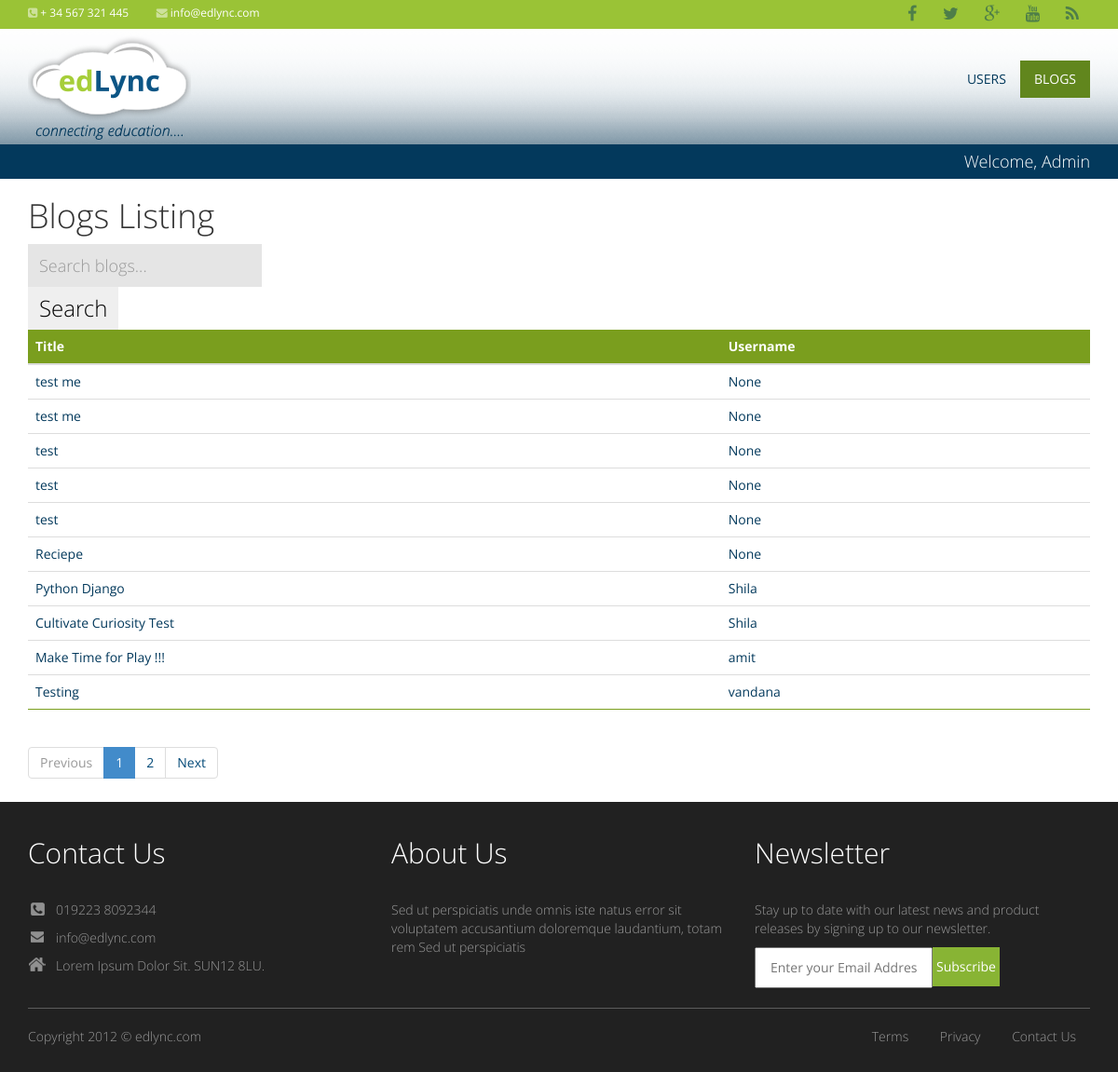
Page /blog-list on the committed database.
### productapp/models.py (models this page shows)
class Blogs(models.Model):
    user = models.ForeignKey(User, on_delete=models.SET_NULL, null= True, blank=True)
    title = models.CharField(max_length=255)
    content = models.TextField()
    publication_date = models.CharField(max_length=255)
    image  = models.ImageField(upload_to='static/blogs')

### adminPanel/views.py (the view)
# urls.py: path('blog-list', blog_list, name='blog_list'),
def blog_list(request):
    sort_by = request.GET.get('sort_by', 'title')  # Default sorting by username
    blogs = Blogs.objects.all()
    query = request.GET.get('q', '')
    if query:
        blogs = blogs.filter(title__icontains=query)
    paginator = Paginator(blogs, 10)
    page_number = request.GET.get('page')
    page_obj = paginator.get_page(page_number)
    return render(request, 'adminPanel/blog-list.html', {'page_obj': page_obj, 'sort_by': sort_by})

### template/adminPanel/blog-list.html (shortened to what this page needs)
{% extends 'base-admin.html' %}
{% block start %}
<div class="container mt-5">
    <h1 class="mb-4">Blogs Listing</h1>
    <form class="mb-4">
        <div class="input-group">
            <input type="text" class="form-control" placeholder="Search blogs..." name="q" value="{{ request.GET.q }}">
            <div class="input-group-append">
                <button class="btn btn-outline-secondary" type="submit">Search</button>
            </div>
        </div>
    </form>
    <table class="table">
        <thead>
            <tr>
                <th>Title</th>
                <th>Username</th>
            </tr>
        </thead>
        <tbody>
            {% for user in page_obj %}
            <tr>
                <td>{{ user.title }}</td>
                <td>{{ user.user }}</td>
            </tr>
            {% endfor %}
        </tbody>
    </table>
    <nav aria-label="Page navigation">
        <ul class="pagination justify-content-center">
            {% if page_obj.has_previous %}
            <li class="page-item">
                <a class="page-link" href="?page={{ page_obj.previous_page_number }}&q={{ request.GET.q }}">Previous</a>
            </li>
            {% else %}
            <li class="page-item disabled">
                <span class="page-link">Previous</span>
            </li>
            {% endif %}
            {% for num in page_obj.paginator.page_range %}
            <li class="page-item {% if page_obj.number == num %}active{% endif %}">
                <a class="page-link" href="?page={{ num }}&q={{ request.GET.q }}">{{ num }}</a>
            </li>
            {% endfor %}
            {% if page_obj.has_next %}
            <li class="page-item">
                <a class="page-link" href="?page={{ page_obj.next_page_number }}&q={{ request.GET.q }}">Next</a>
            </li>
            {% else %}
            <li class="page-item disabled">
                <span class="page-link">Next</span>
            </li>
            {% endif %}
        </ul>
    </nav>
</div>
{% endblock %}

### template/base-admin.html (shortened to what this page needs)
<!DOCTYPE html>
<html lang="en">
  <head>
     {% load static %}
    <link href="{% static 'css/styles.css' %}" rel="stylesheet">
    <link href="{% static 'css/bootstrap.min.css' %}"rel="stylesheet">
    <link rel="stylesheet" href="{% static 'css/font-awesome.min.css' %}" type="text/css">
  </head>
  <body>
	<div class="top">
    <div class="container">
        <div class="row-fluid">
            <ul class="phone-mail">
                <li><i class="fa fa-phone-square"></i><span>+ 34 567 321 445</span></li>
                <li><i class="fa fa-envelope"></i><span>info@edlync.com</span></li>
            </ul>
            <ul class="loginbar">
              <li><a href="#" class="login-btn"><i class="fa fa-facebook"></i></a></li>
               <li><a href="#" class="login-btn"><i class="fa fa-twitter"></i></a></li>
               <li><a href="#" class="login-btn"><i class="fa fa-google-plus"></i></a></li>
              <li><a href="#" class="login-btn"><i class="fa fa-youtube"></i></a></li>
              <li><a href="#" class="login-btn"><i class="fa fa-rss"></i></a></li>
            </ul>
        </div>
    </div>
	</div>
    <div class="topHeaderSection">
    <div class="header">
		<div class="container">
        <div class="navbar-header">
          <a class="navbar-brand" href="/myblogs"><img src="{% static 'images/logo_inner.png' %}" alt="logo" /></a>
        </div>
        <div class="navbar-collapse collapse">
          <ul class="nav navbar-nav navbar-right nav-white">
            <li class="active"><a href="/admin-panel">Users</a></li>
            {% if request.user %}
            <li class="sign-up"><a href="/blog-list">Blogs</a></li>
            {% endif %}
          </ul>
        </div>
      </div>
	</div>
  </div>
  {% if request.user %}
    <div class="userSection">
		<div class="container">
        	<div class="row">
				<div class="col-md-12 col-lg-12 col-sm-12 col-xs-12">
                    <div class="username">
                        Welcome, Admin
                    </div>
                </div>
            </div>
        </div>
	</div>
    {% endif %}
{% block start %}
{% endblock %}
<div class="footerBottomSection">
    <div class="footer">
     <div class="container">
         <div class="row">
             <div class="col-lg-4 col-md-4 col-sm-4 col-xs-12">
                <div class="col1">
                  <h2>Contact Us </h2>
                  <ul class="ci_menu">
                     <li class="faddress">019223 8092344</li>
                     <li class="fphone">info@edlync.com</li>
                     <li class="fmail">Lorem Ipsum Dolor Sit. SUN12 8LU.</li>
                 </ul>
                </div>
             </div>
            <div class="col-lg-4 col-md-4 col-sm-4 col-xs-12">
                <div class="col1">
                  <h2>About Us </h2>
                  <div class="About-us1">
                  <p>Sed ut perspiciatis unde omnis iste natus error sit voluptatem accusantium doloremque laudantium, totam rem Sed ut                        perspiciatis</p>
                  </div>
                </div>
             </div>
             <div class="col-lg-4 col-md-4 col-sm-4 col-xs-12">
                <div class="col1">
                  <h2>Newsletter</h2>
                  <div class="newslater">
                  <p>Stay up to date with our latest news and product releases by signing up to our newsletter.</p>
                  <div class="input-css">
                  <div class="col-input">
                      <input type="text" class="col-inp" placeholder="Enter your Email Address" name="Enter your Email Address">
                     <input type="button" class="subscribe" value="Subscribe" name="Subscribe">
                  </div>
                  </div>
                  </div>
                </div>
             </div>
         </div>
             <div class="divider-li"></div>
         <div class="pull-left"><p>Copyright 2012 © edlync.com </p> </div>
         <div class="pull-right">
         <ul>
          <li><a href="#">Terms</a></li>
          <li><a href="#">Privacy</a></li>
          <li><a href="#">Contact Us</a></li>
         </ul>
         </div>
     </div>
   </div>
</div>
	</body>
</html>

### static/css/styles.css (style rules this page uses)
body { color:#858585; font-family: 'OpenSansRegular', sans-serif; }
a, a:hover, a:active { color: #ff4800; }
img { max-width:100% }
.topHeaderSection { background:url(../images/header-bg_03.png) repeat-x; padding:0; background-size:contain;z-index: 999; position: relative; }
.header { z-index: 999; position: relative; background-color: #03395c; background-image:url(../images/tranparet-img_03.png); background-repeat:repeat-x; padding: 0; }
.top { background-color: #9ac336; z-index:9999; }
.top .container { padding:0 15px; }
.phone-mail { margin:3px 20px 0 0; padding:0; z-index:9999; list-style:none; position:relative; float: left; }
.phone-mail li { display:inline; list-style:none; padding-bottom:15px; margin-right:26px; }
.phone-mail i { font-size:12px; margin-top:3px; margin-right: 3px; color:#cde19b; }
.phone-mail li span { color:#fff; font-size:12px; }
.loginbar { margin:0; padding:0; z-index:9999; list-style:none; position:relative; float: right; }
.loginbar li { display:inline; list-style:none; }
.loginbar li a, .loginbar li a:hover { color:#7c8082; font-size:11px; display:inline-block; padding: 6px 12px; }
.loginbar i { color:#4e7e49; font-size:18px; cursor:pointer; display: inline-block; }
.userSection { background:#03395c; }
.footerBottomSection { background:#212121; padding:18px 0; color:#fff }
.navbar-collapse { z-index: 9999; }
.navbar-nav>li>a { padding-top: 6px;padding-bottom: 8px;color: #03395c;text-transform: uppercase; }
.navbar-nav.navbar-right:last-child { margin-right: -15px;margin-top: 34px; margin-bottom: 0px; }
.sign-up a { background:#61861d; color:#FFF !important; }
.fa { display: inline-block; font: normal normal normal 14px/1 FontAwesome; font-size: inherit; text-rendering: auto; -webkit-font-smoothing: antialiased; -moz-osx-font-smoothing: grayscale; }
.footer ul.hs_menu li, .footer ul.wh_menu li, .footer ul.ci_menu li { display: block; margin:20px 0; padding:0px; }
ul.ci_menu { display: block; margin: 35px 0; }
.footer ul.ci_menu li.faddress { background-position: left 2px; }
.footer ul.ci_menu li { background-image: url(../images/icon_section_contact.png); background-repeat: no-repeat; margin: 0 0 10px; padding: 0 0 0 30px; color:#999999; font-weight: 300; }
.newslater, .About-us1 { margin: 35px 0; display:block;color: #999999; padding: 0 0 0 0px;font-weight: 300; }
.footer ul.ci_menu li.fphone { background-position: left -23px; }
.footer ul.ci_menu li.fmail { background-position: left -48px; }
.divider-li { width:100%; float:left; margin:0px 0px 20px; border-bottom:1px solid #5c5c5c; }
.col1 { float:left; }
.pull-right ul { margin:0px; padding:0px; }
.pull-right ul li { display:inline-block; }
.pull-right ul li a { color: #999999;font-weight: 300; font-size:14px; padding:0px 15px; }
.pull-left p { color: #999999;font-weight: 300; font-size:14px; }
.input-css { width:100%; float:left; }
.col-input { float:left; }
.col-inp { padding:10px 15px; margin:0px; float:left; }
.subscribe { background:#88b434; padding:11px 23px; float:left; color:#FFF; font-size:14px; border:none }
.username { font-size: 18px; color: #fff; font-family: 'OpenSansLight'; padding: 6px 0; text-align: right; }
@media (max-width: 1200px) { .subscribe { padding: 11px 4px; } }

### rows in the picture
Blogs: title "test me", user "None"
Blogs: title "test me", user "None"
Blogs: title "test", user "None"
Blogs: title "test", user "None"
Blogs: title "test", user "None"
Blogs: title "Reciepe", user "None"
Blogs: title "Python Django", user "Shila"
Blogs: title "Cultivate Curiosity Test", user "Shila"
Blogs: title "Make Time for Play !!!", user "amit"
Blogs: title "Testing", user "vandana"

### other values in the picture
{{ num }} "1" "2"
